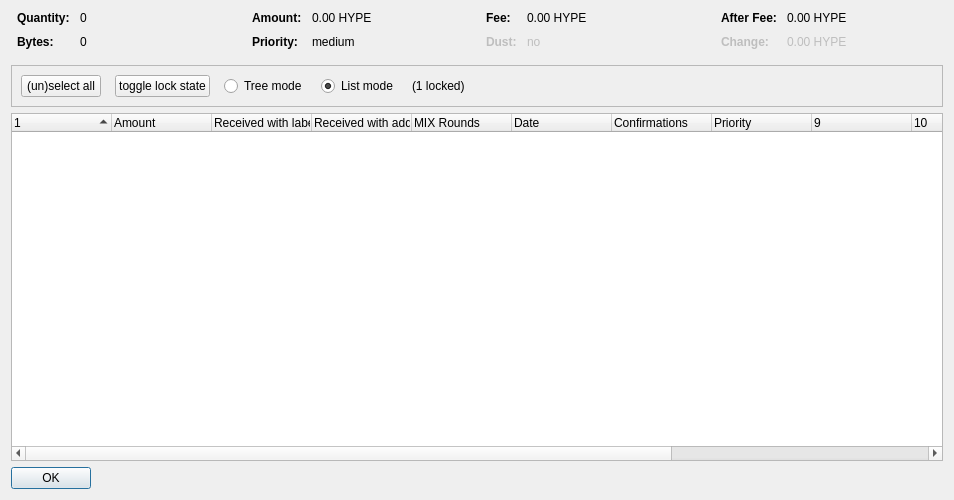
<?xml version="1.0" encoding="UTF-8"?>
<ui version="4.0">
 <class>CoinControlDialog</class>
 <widget class="QDialog" name="CoinControlDialog">
  <property name="geometry">
   <rect>
    <x>0</x>
    <y>0</y>
    <width>954</width>
    <height>500</height>
   </rect>
  </property>
  <property name="windowTitle">
   <string>Coin Selection</string>
  </property>
  <layout class="QVBoxLayout" name="verticalLayout">
   <item>
    <layout class="QHBoxLayout" name="horizontalLayoutTop" stretch="0,0,0,0">
     <property name="topMargin">
      <number>0</number>
     </property>
     <property name="bottomMargin">
      <number>10</number>
     </property>
     <item>
      <layout class="QFormLayout" name="formLayoutCoinControl1">
       <property name="horizontalSpacing">
        <number>10</number>
       </property>
       <property name="verticalSpacing">
        <number>10</number>
       </property>
       <property name="leftMargin">
        <number>6</number>
       </property>
       <property name="rightMargin">
        <number>6</number>
       </property>
       <item row="0" column="0">
        <widget class="QLabel" name="labelCoinControlQuantityText">
         <property name="font">
          <font>
           <weight>75</weight>
           <bold>true</bold>
          </font>
         </property>
         <property name="text">
          <string>Quantity:</string>
         </property>
        </widget>
       </item>
       <item row="0" column="1">
        <widget class="QLabel" name="labelCoinControlQuantity">
         <property name="cursor">
          <cursorShape>IBeamCursor</cursorShape>
         </property>
         <property name="contextMenuPolicy">
          <enum>Qt::ActionsContextMenu</enum>
         </property>
         <property name="text">
          <string notr="true">0</string>
         </property>
         <property name="textInteractionFlags">
          <set>Qt::LinksAccessibleByMouse|Qt::TextSelectableByKeyboard|Qt::TextSelectableByMouse</set>
         </property>
        </widget>
       </item>
       <item row="1" column="0">
        <widget class="QLabel" name="labelCoinControlBytesText">
         <property name="font">
          <font>
           <weight>75</weight>
           <bold>true</bold>
          </font>
         </property>
         <property name="text">
          <string>Bytes:</string>
         </property>
        </widget>
       </item>
       <item row="1" column="1">
        <widget class="QLabel" name="labelCoinControlBytes">
         <property name="cursor">
          <cursorShape>IBeamCursor</cursorShape>
         </property>
         <property name="contextMenuPolicy">
          <enum>Qt::ActionsContextMenu</enum>
         </property>
         <property name="text">
          <string notr="true">0</string>
         </property>
         <property name="textInteractionFlags">
          <set>Qt::LinksAccessibleByMouse|Qt::TextSelectableByKeyboard|Qt::TextSelectableByMouse</set>
         </property>
        </widget>
       </item>
      </layout>
     </item>
     <item>
      <layout class="QFormLayout" name="formLayoutCoinControl2">
       <property name="horizontalSpacing">
        <number>10</number>
       </property>
       <property name="verticalSpacing">
        <number>10</number>
       </property>
       <property name="leftMargin">
        <number>6</number>
       </property>
       <property name="rightMargin">
        <number>6</number>
       </property>
       <item row="0" column="0">
        <widget class="QLabel" name="labelCoinControlAmountText">
         <property name="font">
          <font>
           <weight>75</weight>
           <bold>true</bold>
          </font>
         </property>
         <property name="text">
          <string>Amount:</string>
         </property>
        </widget>
       </item>
       <item row="0" column="1">
        <widget class="QLabel" name="labelCoinControlAmount">
         <property name="cursor">
          <cursorShape>IBeamCursor</cursorShape>
         </property>
         <property name="contextMenuPolicy">
          <enum>Qt::ActionsContextMenu</enum>
         </property>
         <property name="text">
          <string notr="true">0.00 HYPE</string>
         </property>
         <property name="textInteractionFlags">
          <set>Qt::LinksAccessibleByMouse|Qt::TextSelectableByKeyboard|Qt::TextSelectableByMouse</set>
         </property>
        </widget>
       </item>
       <item row="1" column="0">
        <widget class="QLabel" name="labelCoinControlPriorityText">
         <property name="font">
          <font>
           <weight>75</weight>
           <bold>true</bold>
          </font>
         </property>
         <property name="text">
          <string>Priority:</string>
         </property>
        </widget>
       </item>
       <item row="1" column="1">
        <widget class="QLabel" name="labelCoinControlPriority">
         <property name="cursor">
          <cursorShape>IBeamCursor</cursorShape>
         </property>
         <property name="contextMenuPolicy">
          <enum>Qt::ActionsContextMenu</enum>
         </property>
         <property name="text">
          <string>medium</string>
         </property>
         <property name="textInteractionFlags">
          <set>Qt::LinksAccessibleByMouse|Qt::TextSelectableByKeyboard|Qt::TextSelectableByMouse</set>
         </property>
        </widget>
       </item>
      </layout>
     </item>
     <item>
      <layout class="QFormLayout" name="formLayoutCoinControl3">
       <property name="horizontalSpacing">
        <number>10</number>
       </property>
       <property name="verticalSpacing">
        <number>10</number>
       </property>
       <property name="leftMargin">
        <number>6</number>
       </property>
       <property name="rightMargin">
        <number>6</number>
       </property>
       <item row="0" column="0">
        <widget class="QLabel" name="labelCoinControlFeeText">
         <property name="font">
          <font>
           <weight>75</weight>
           <bold>true</bold>
          </font>
         </property>
         <property name="text">
          <string>Fee:</string>
         </property>
        </widget>
       </item>
       <item row="0" column="1">
        <widget class="QLabel" name="labelCoinControlFee">
         <property name="cursor">
          <cursorShape>IBeamCursor</cursorShape>
         </property>
         <property name="contextMenuPolicy">
          <enum>Qt::ActionsContextMenu</enum>
         </property>
         <property name="text">
          <string notr="true">0.00 HYPE</string>
         </property>
         <property name="textInteractionFlags">
          <set>Qt::LinksAccessibleByMouse|Qt::TextSelectableByKeyboard|Qt::TextSelectableByMouse</set>
         </property>
        </widget>
       </item>
       <item row="1" column="0">
        <widget class="QLabel" name="labelCoinControlLowOutputText">
         <property name="enabled">
          <bool>false</bool>
         </property>
         <property name="font">
          <font>
           <weight>75</weight>
           <bold>true</bold>
          </font>
         </property>
         <property name="text">
          <string>Dust:</string>
         </property>
        </widget>
       </item>
       <item row="1" column="1">
        <widget class="QLabel" name="labelCoinControlLowOutput">
         <property name="enabled">
          <bool>false</bool>
         </property>
         <property name="cursor">
          <cursorShape>IBeamCursor</cursorShape>
         </property>
         <property name="contextMenuPolicy">
          <enum>Qt::ActionsContextMenu</enum>
         </property>
         <property name="text">
          <string>no</string>
         </property>
         <property name="textInteractionFlags">
          <set>Qt::LinksAccessibleByMouse|Qt::TextSelectableByKeyboard|Qt::TextSelectableByMouse</set>
         </property>
        </widget>
       </item>
      </layout>
     </item>
     <item>
      <layout class="QFormLayout" name="formLayoutCoinControl4">
       <property name="horizontalSpacing">
        <number>10</number>
       </property>
       <property name="verticalSpacing">
        <number>10</number>
       </property>
       <property name="leftMargin">
        <number>6</number>
       </property>
       <property name="rightMargin">
        <number>6</number>
       </property>
       <item row="0" column="0">
        <widget class="QLabel" name="labelCoinControlAfterFeeText">
         <property name="font">
          <font>
           <weight>75</weight>
           <bold>true</bold>
          </font>
         </property>
         <property name="text">
          <string>After Fee:</string>
         </property>
        </widget>
       </item>
       <item row="0" column="1">
        <widget class="QLabel" name="labelCoinControlAfterFee">
         <property name="cursor">
          <cursorShape>IBeamCursor</cursorShape>
         </property>
         <property name="contextMenuPolicy">
          <enum>Qt::ActionsContextMenu</enum>
         </property>
         <property name="text">
          <string notr="true">0.00 HYPE</string>
         </property>
         <property name="textInteractionFlags">
          <set>Qt::LinksAccessibleByMouse|Qt::TextSelectableByKeyboard|Qt::TextSelectableByMouse</set>
         </property>
        </widget>
       </item>
       <item row="1" column="0">
        <widget class="QLabel" name="labelCoinControlChangeText">
         <property name="enabled">
          <bool>false</bool>
         </property>
         <property name="font">
          <font>
           <weight>75</weight>
           <bold>true</bold>
          </font>
         </property>
         <property name="text">
          <string>Change:</string>
         </property>
        </widget>
       </item>
       <item row="1" column="1">
        <widget class="QLabel" name="labelCoinControlChange">
         <property name="enabled">
          <bool>false</bool>
         </property>
         <property name="cursor">
          <cursorShape>IBeamCursor</cursorShape>
         </property>
         <property name="contextMenuPolicy">
          <enum>Qt::ActionsContextMenu</enum>
         </property>
         <property name="text">
          <string notr="true">0.00 HYPE</string>
         </property>
         <property name="textInteractionFlags">
          <set>Qt::LinksAccessibleByMouse|Qt::TextSelectableByKeyboard|Qt::TextSelectableByMouse</set>
         </property>
        </widget>
       </item>
      </layout>
     </item>
    </layout>
   </item>
   <item>
    <widget class="QFrame" name="frame">
     <property name="minimumSize">
      <size>
       <width>0</width>
       <height>40</height>
      </size>
     </property>
     <property name="frameShape">
      <enum>QFrame::StyledPanel</enum>
     </property>
     <property name="frameShadow">
      <enum>QFrame::Sunken</enum>
     </property>
     <layout class="QHBoxLayout" name="horizontalLayout">
      <item>
       <layout class="QHBoxLayout" name="horizontalLayoutPanel" stretch="0,0,0,0,0,0">
        <property name="spacing">
         <number>14</number>
        </property>
        <item>
         <widget class="QPushButton" name="pushButtonSelectAll">
          <property name="sizePolicy">
           <sizepolicy hsizetype="Maximum" vsizetype="Fixed">
            <horstretch>0</horstretch>
            <verstretch>0</verstretch>
           </sizepolicy>
          </property>
          <property name="text">
           <string>(un)select all</string>
          </property>
          <property name="autoDefault">
           <bool>false</bool>
          </property>
         </widget>
        </item>
        <item>
         <widget class="QPushButton" name="pushButtonToggleLock">
          <property name="sizePolicy">
           <sizepolicy hsizetype="Maximum" vsizetype="Fixed">
            <horstretch>0</horstretch>
            <verstretch>0</verstretch>
           </sizepolicy>
          </property>
          <property name="text">
           <string>toggle lock state</string>
          </property>
          <property name="autoDefault">
           <bool>false</bool>
          </property>
         </widget>
        </item>
        <item>
         <widget class="QRadioButton" name="radioTreeMode">
          <property name="sizePolicy">
           <sizepolicy hsizetype="Maximum" vsizetype="Fixed">
            <horstretch>0</horstretch>
            <verstretch>0</verstretch>
           </sizepolicy>
          </property>
          <property name="text">
           <string>Tree mode</string>
          </property>
         </widget>
        </item>
        <item>
         <widget class="QRadioButton" name="radioListMode">
          <property name="sizePolicy">
           <sizepolicy hsizetype="Maximum" vsizetype="Fixed">
            <horstretch>0</horstretch>
            <verstretch>0</verstretch>
           </sizepolicy>
          </property>
          <property name="text">
           <string>List mode</string>
          </property>
          <property name="checked">
           <bool>true</bool>
          </property>
         </widget>
        </item>
        <item>
         <widget class="QLabel" name="labelLocked">
          <property name="text">
           <string>(1 locked)</string>
          </property>
         </widget>
        </item>
        <item>
         <spacer name="horizontalSpacer">
          <property name="orientation">
           <enum>Qt::Horizontal</enum>
          </property>
          <property name="sizeHint" stdset="0">
           <size>
            <width>40</width>
            <height>20</height>
           </size>
          </property>
         </spacer>
        </item>
       </layout>
      </item>
     </layout>
    </widget>
   </item>
   <item>
    <widget class="CoinControlTreeWidget" name="treeWidget">
     <property name="contextMenuPolicy">
      <enum>Qt::CustomContextMenu</enum>
     </property>
     <property name="sortingEnabled">
      <bool>false</bool>
     </property>
     <property name="columnCount">
      <number>13</number>
     </property>
     <attribute name="headerShowSortIndicator" stdset="0">
      <bool>true</bool>
     </attribute>
     <attribute name="headerStretchLastSection">
      <bool>false</bool>
     </attribute>
     <column>
      <property name="text">
       <string/>
      </property>
     </column>
     <column>
      <property name="text">
       <string>Amount</string>
      </property>
     </column>
     <column>
      <property name="text">
       <string>Received with label</string>
      </property>
     </column>
     <column>
      <property name="text">
       <string>Received with address</string>
      </property>
     </column>
     <column>
      <property name="text">
       <string>MIX Rounds</string>
      </property>
     </column>
     <column>
      <property name="text">
       <string>Date</string>
      </property>
     </column>
     <column>
      <property name="text">
       <string>Confirmations</string>
      </property>
      <property name="toolTip">
       <string>Confirmed</string>
      </property>
     </column>
     <column>
      <property name="text">
       <string>Priority</string>
      </property>
     </column>
     <column>
      <property name="text">
       <string/>
      </property>
     </column>
     <column>
      <property name="text">
       <string/>
      </property>
     </column>
     <column>
      <property name="text">
       <string/>
      </property>
     </column>
     <column>
      <property name="text">
       <string/>
      </property>
     </column>
     <column>
      <property name="text">
       <string/>
      </property>
     </column>
    </widget>
   </item>
   <item>
    <widget class="QDialogButtonBox" name="buttonBox">
     <property name="sizePolicy">
      <sizepolicy hsizetype="Maximum" vsizetype="Fixed">
       <horstretch>0</horstretch>
       <verstretch>0</verstretch>
      </sizepolicy>
     </property>
     <property name="orientation">
      <enum>Qt::Horizontal</enum>
     </property>
     <property name="standardButtons">
      <set>QDialogButtonBox::Ok</set>
     </property>
    </widget>
   </item>
  </layout>
 </widget>
 <customwidgets>
  <customwidget>
   <class>CoinControlTreeWidget</class>
   <extends>QTreeWidget</extends>
   <header>coincontroltreewidget.h</header>
  </customwidget>
 </customwidgets>
 <resources/>
 <connections/>
</ui>
